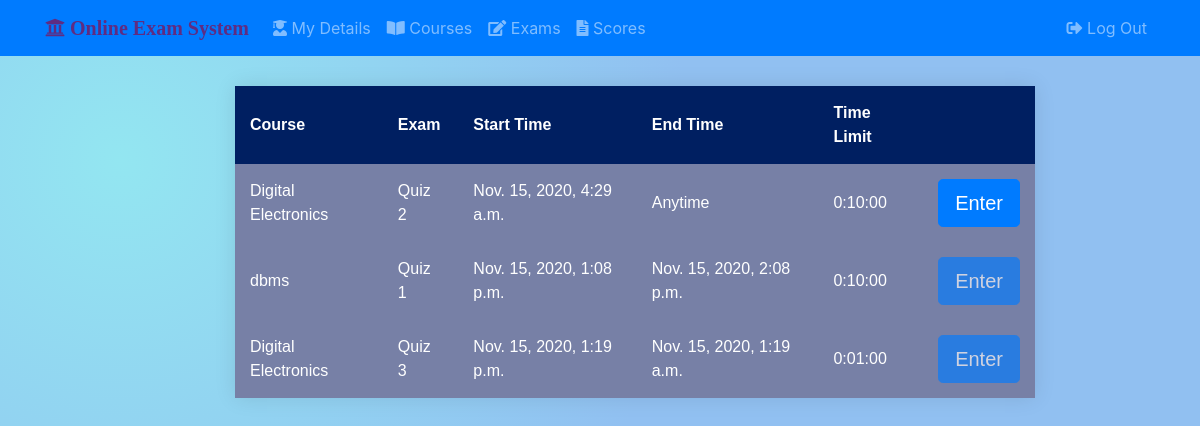
/students/student001/exams/, run on the app's committed database.
### stud_app/models.py (models this page shows, shortened)
class Exam(models.Model):
    exam_name = models.CharField(max_length=40, unique=True)
    course_fk = models.ForeignKey(Course, verbose_name='Course', on_delete=models.CASCADE, null=True, blank=True)
    qn_mark = models.FloatField(default=4, null=True, blank=True)
    neg_mark = models.FloatField(default=1, null=True, blank=True)
    start_time = models.DateTimeField(null=True, blank=True)
    end_time = models.DateTimeField(null=True, blank=True)
    time_limit = models.DurationField(help_text='HH:MM:SS format') #widget=TimeDurationWidget(), required=False,
    is_active = models.BooleanField(default=True)
    created_on = models.DateTimeField(auto_now_add=True)
    updated_on = models.DateTimeField(auto_now=True)
    pub_date = models.DateTimeField('Date Published', auto_now_add=True, editable=False)
    def was_published_recently(self):
        now = timezone.now()
        return now - datetime.timedelta(days=1) <= self.pub_date <= now
    was_published_recently.short_description = 'Recently Published?'
    was_published_recently.boolean = True
    was_published_recently.admin_order_field = 'pub_date'
    class Meta:
        ordering = ['start_time',]

class Course(models.Model):
    course_code = models.CharField(max_length=6, unique=True)
    course_name = models.CharField(max_length=50)
    dept_fk = models.ForeignKey(Department, on_delete=models.CASCADE, null=True, blank=True)
    course_desc = models.TextField('Course Description',max_length=100,null=True,blank=True)

### stud_app/views.py (the view)
# urls.py: path('<username>/exams/', views.exam_list_view, name="exams"),
def exam_list_view(request, username):
    if request.method == 'POST':
        exams = Exam.objects.all()
        for exam in exams:
            if str(exam.id) in request.POST:
                return HttpResponseRedirect(reverse('stud_app:exams', args=[username, exam.id,]))
        else:
            return HttpResponse('NO such exams\n',request.POST)
    else:
        student = get_object_or_404(Student, user__username = username)
        courses = student.course_fk.all()
        exams = Exam.objects.filter(Q(course_fk__in=courses))
        unattended_exams = Exam.objects.filter(
            ~Q(attendee__exam_fk__in=exams),
            Q(is_active=True)
        )
        context = {
                'username': username,
                'exams': unattended_exams,
                'now': timezone.now()
            }
        return render(request, 'stud_app/exam_list.html', context)

### stud_app/templates/stud_app/exam_list.html (shortened to what this page needs)
{% extends 'base.html' %}
{% load static %}
{% block head %}
    <link rel="stylesheet" href="{% static 'stud_app/css/exam_list.css' %}">
{% endblock %}
{% block content %}
<div class="container">
<div class="row">
<div class="col-2"></div>
<div class="col-8">
<form action="" method="post">
    <div class="table-container">
        <table>
            <thead>
                <tr>
                    <th>Course</th>
                    <th>Exam</th>
                    <th>Start Time</th>
                    <th>End Time</th>
                    <th>Time Limit</th>
                    <th></th>
                </tr>
            </thead>
            <tbody>
                {% for exam in exams %}
                <tr>
                    <td>{{ exam.course_fk.course_name }}</td>
                    <td>{{ exam.exam_name }}</td>
                    <td>
                        {% if exam.start_time %}
                            {{ exam.start_time }}
                        {% else %}
                            Anytime
                        {% endif %}
                    </td>
                    <td>
                        {% if exam.end_time %}
                            {{ exam.end_time }}
                        {% else %}
                            Anytime
                        {% endif %}
                    </td>
                    <td>{{ exam.time_limit }}</td>
                    <td>
                        <button type="submit" name="{{ exam.id }}" class="btn btn-lg btn-primary btn-block btn-signin"
                        {% if now < exam.start_time or now > exam.end_time %}
                            disabled
                        {% endif %}
                        value="{{ exam.id}}">Enter</button>
                    </td>
                </tr>
                {% endfor %}
            </tbody>
        </table>
    </div>
</form>
</div>
</div>
</div>
{% endblock %}

### static/css/master.css (style rules this page uses)
body, html { height: 100%; background-repeat: no-repeat; background-image: radial-gradient( circle farthest-corner at 10% 20%, rgba(147,230,241,1) 0%, rgba(145,192,241,1) 45.5% ); }

### stud_app/static/stud_app/css/exam_list.css (style rules this page uses)
.table-container { background-color: #55608f; font-family: sans-serif; font-weight: 100; position: absolute; margin-top: 30px; }
table { width: 800px; border-collapse: collapse; overflow: hidden; box-shadow: 0 0 20px rgba(0, 0, 0, 0.1); }
th, td { padding: 15px; background-color: rgba(255, 255, 255, 0.2); color: rgb(255, 255, 255); }
th { text-align: left; }
thead th { background-color:#001F61; }
tbody td { position: relative; }

### data on the page
Exam: course_fk.course_name "Digital Electronics", exam_name "Quiz 2", start_time "Nov. 15, 2020, 4:29 a.m.", shows "Anytime", time_limit "0:10:00"
Exam: course_fk.course_name "dbms", exam_name "Quiz 1", start_time "Nov. 15, 2020, 1:08 p.m.", end_time "Nov. 15, 2020, 2:08 p.m.", time_limit "0:10:00"
Exam: course_fk.course_name "Digital Electronics", exam_name "Quiz 3", start_time "Nov. 15, 2020, 1:19 p.m.", end_time "Nov. 15, 2020, 1:19 a.m.", time_limit "0:01:00"
